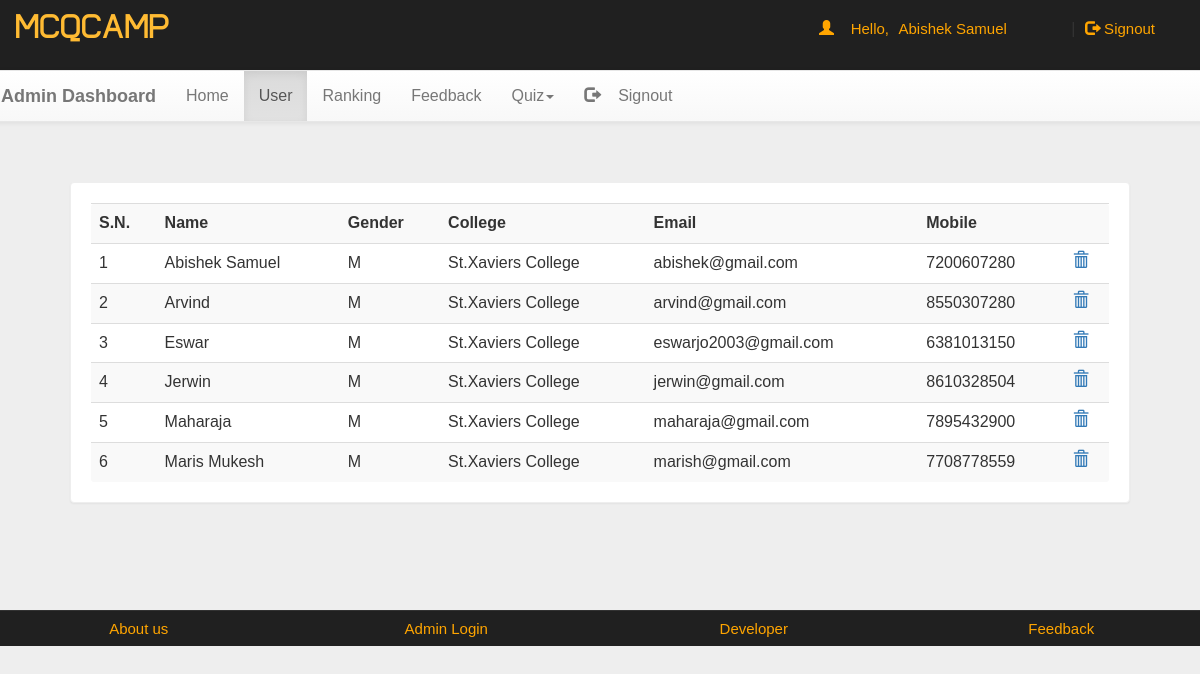
The app's page /dash.php?q=1 (signed in) with its own data.
### tables this page shows
CREATE TABLE `user` (
  `name` varchar(50) NOT NULL,
  `gender` varchar(5) NOT NULL,
  `college` varchar(100) NOT NULL,
  `email` varchar(50) NOT NULL,
  `mob` bigint(20) NOT NULL,
  `password` varchar(50) NOT NULL,
  `secq` varchar(50) NOT NULL,
  `seca` varchar(100) NOT NULL
);

### dash.php (the view, shortened to what this page needs)
<!DOCTYPE html PUBLIC "-//W3C//DTD XHTML 1.0 Transitional//EN" "http://www.w3.org/TR/xhtml1/DTD/xhtml1-transitional.dtd">
<html xmlns="http://www.w3.org/1999/xhtml">
<head>
<link  rel="stylesheet" href="css/bootstrap.min.css"/>
 <link  rel="stylesheet" href="css/bootstrap-theme.min.css"/>
 <link rel="stylesheet" href="css/main.css">
 <link  rel="stylesheet" href="css/font.css">
 	<link href='css/fontface.css' rel='stylesheet' type='text/css'>
</head>
<body  style="background:#eee;">
<div class="header">
<div class="row">
<div class="col-lg-6">
<span class="logo">MCQCAMP</span></div>
<?php
 include_once 'dbConnection.php';
  if(!(isset($_SESSION['email']))){
header("location:index.php");
}
else
{
$name = $_SESSION['name'];;
echo '<span class="pull-right top title1" ><span class="log1"><span class="glyphicon glyphicon-user" aria-hidden="true"></span>&nbsp;&nbsp;&nbsp;&nbsp;Hello,</span> <a href="account.php" class="log log1">'.$name.'</a>&nbsp;|&nbsp;<a href="logout.php?q=account.php" class="log"><span class="glyphicon glyphicon-log-out" aria-hidden="true"></span>&nbsp;Signout</button></a></span>';
}?>
</div></div>
<div class="bg">
<div class="row">
<nav class="navbar navbar-default title1">
  <div class="container-fluid">
    <div class="navbar-header">
      <a class="navbar-brand" href="dash.php?q=0"><b>Admin Dashboard</b></a>
    </div>
    <div class="collapse navbar-collapse" id="bs-example-navbar-collapse-1">
      <ul class="nav navbar-nav">
        <li <?php if(@$_GET['q']==0) echo'class="active"'; ?>><a href="dash.php?q=0">Home<span class="sr-only">(current)</span></a></li>
        <li <?php if(@$_GET['q']==1) echo'class="active"'; ?>><a href="dash.php?q=1">User</a></li>
		    <li <?php if(@$_GET['q']==2) echo'class="active"'; ?>><a href="dash.php?q=2">Ranking</a></li>
		    <li <?php if(@$_GET['q']==3) echo'class="active"'; ?>><a href="dash.php?q=3">Feedback</a></li>
        <li class="dropdown <?php if(@$_GET['q']==4 || @$_GET['q']==5) echo'active"'; ?>">
          <a href="#" class="dropdown-toggle" data-toggle="dropdown" role="button" aria-haspopup="true" aria-expanded="false">Quiz<span class="caret"></span></a>
        </li>
        <li class="pull-right">
          <a href="logout.php?q=account.php">
            <span class="glyphicon glyphicon-log-out" aria-hidden="true"></span>&nbsp;&nbsp;&nbsp;&nbsp;Signout
          </a>
        </li>
      </ul>
          </div>
  </div>
</nav>
<div class="container">
<div class="row">
<div class="col-md-12">
<?php if(@$_GET['q']==1) {
$result = mysqli_query($con,"SELECT * FROM user") or die('Error');
echo  '<div class="panel"><div class="table-responsive"><table class="table table-striped title1">
<tr><td><b>S.N.</b></td><td><b>Name</b></td><td><b>Gender</b></td><td><b>College</b></td><td><b>Email</b></td><td><b>Mobile</b></td><td></td></tr>';
$c=1;
while($row = mysqli_fetch_array($result)) {
	$name = $row['name'];
	$mob = $row['mob'];
	$gender = $row['gender'];
    $email = $row['email'];
	$college = $row['college'];
	echo '<tr><td>'.$c++.'</td><td>'.$name.'</td><td>'.$gender.'</td><td>'.$college.'</td><td>'.$email.'</td><td>'.$mob.'</td>
	<td><a title="Delete User" href="update.php?demail='.$email.'"><b><span class="glyphicon glyphicon-trash" aria-hidden="true"></span></b></a></td></tr>';
}
echo '</table></div></div>';
}?>
</div>
</div></div>
</div>
</div>
<?php
include 'footer.php';
?>
</body>
</html>

### footer.php (shortened to what this page needs)
<div class="row footer">
<div class="col-md-3 box">
<a href="#" data-target="#aboutus" data-toggle="modal">About us</a>
</div>
<div class="col-md-3 box">
<a href="#" data-toggle="modal" data-target="#alogin">Admin Login</a></div>
<div class="col-md-3 box">
<a href="#" data-toggle="modal" data-target="#developers">Developer</a>
</div>
<div class="col-md-3 box">
<a href="feedback.php" target="_blank">Feedback</a></div></div>

### css/main.css (style rules this page uses)
body { overflow-x:hidden; width:100%; font: 15px "Century Gothic", "Times Roman", sans-serif; background:#eee; min-height:550px; background-attachment:fixed; }
.bg { min-height:540px; }
.panel { border-color:#eee; margin:40px; padding:20px; font: 15px "Century Gothic", "Times Roman", sans-serif; }
.header { background:#202020; height:70px; }
.logo { font-family:'typo'; font-size:35px; color:#ffbb33; margin:15px; }
.title1 { font: 16px "Century Gothic", "Times Roman", sans-serif; }
.footer { font-size:15px; text-align:center; border-top:1px solid; border-color:#323232; background-color:#202020; }
.footer a { margin:25px; color:orange; text-decoration:none; font: 15px "Century Gothic", "Times Roman", sans-serif; }
.box { padding:9px; }
.top { margin-top:20px; }
.log1 { font: 15px 'Ubuntu', sans-serif; color:orange; margin-left:10px; }
.log { margin:10px; margin-right:60px; margin-left:5px; color:orange; text-decoration:none; font-size:20px; font-size:15px; }

### records on screen
user: name "Abishek Samuel", gender "M", college "St.Xaviers College", email "abishek@gmail.com", mob "7200607280"
user: name "Arvind", gender "M", college "St.Xaviers College", email "arvind@gmail.com", mob "8550307280"
user: name "Eswar", gender "M", college "St.Xaviers College", email "eswarjo2003@gmail.com", mob "6381013150"
user: name "Jerwin", gender "M", college "St.Xaviers College", email "jerwin@gmail.com", mob "8610328504"
user: name "Maharaja", gender "M", college "St.Xaviers College", email "maharaja@gmail.com", mob "7895432900"
user: name "Maris Mukesh", gender "M", college "St.Xaviers College", email "marish@gmail.com", mob "7708778559"

### other values on screen
$name "Abishek Samuel"
